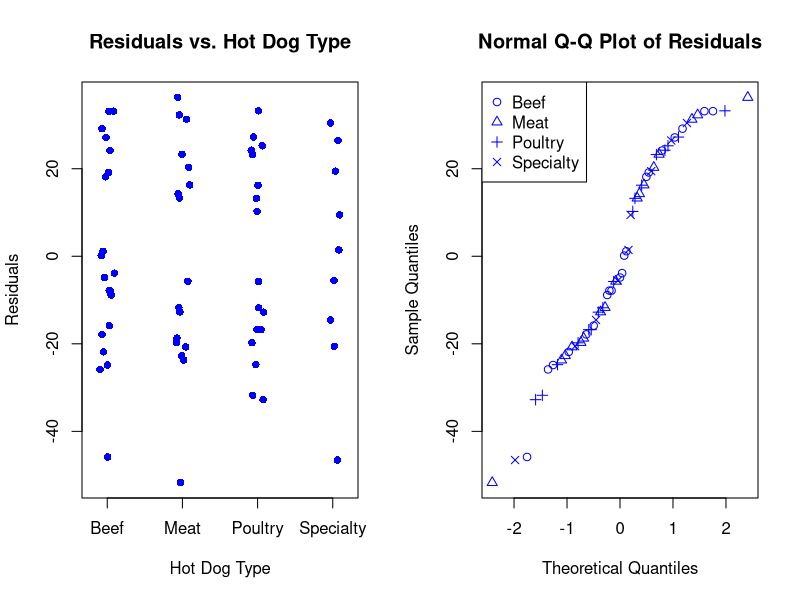

Source code (R):
#Page 760

calories <- c(
  186, 181, 176, 149, 184, 190, 158, 139, 175, 148, 152, 111, 141, 153, 190, 157, 131, 149, 135, 132,
  173, 191, 182, 190, 172, 147, 146, 139, 175, 136, 179, 153, 107, 195, 135, 140, 138,
  129, 132, 102, 106, 94, 102, 87, 99, 107, 113, 135, 142, 86, 143, 152, 146, 144,
  155, 170, 114, 191, 162, 146, 140, 187, 180
)

type <- factor(c(
  rep("Beef", 20), rep("Meat", 17), rep("Poultry", 17), rep("Specialty", 9)
))

anova_result <- aov(calories ~ type)
residuals <- resid(anova_result)

par(mfrow=c(1, 2))
stripchart(residuals ~ type, vertical=TRUE, method="jitter", 
           main="Residuals vs. Hot Dog Type", xlab="Hot Dog Type", ylab="Residuals", 
           pch=16, col="blue")

symbols <- c(1, 2, 3, 4)
symbol_mapping <- symbols[type]
qqnorm(residuals, main="Normal Q-Q Plot of Residuals", pch=symbol_mapping, col="blue")
legend("topleft", legend=levels(type), pch=symbols, col="blue")

par(mfrow=c(1,1))
